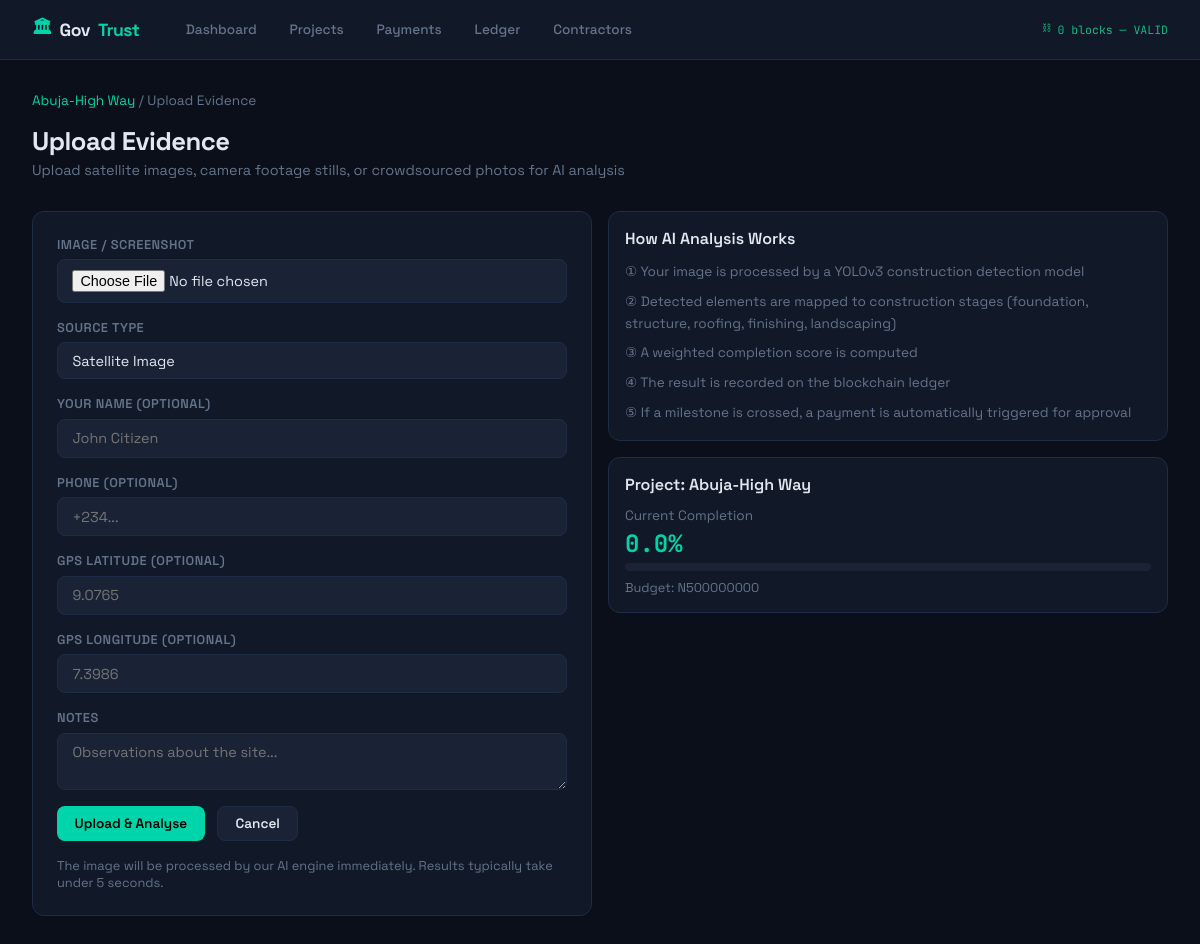
/monitoring/project/1/upload/, run on the app's committed database.
### projects/models.py (models this page shows, shortened)
class Project(models.Model):
    STATUS_CHOICES = [
        ('pending', 'Pending'),
        ('active', 'Active'),
        ('paused', 'Paused'),
        ('completed', 'Completed'),
        ('disputed', 'Disputed'),
    ]
    PROJECT_TYPES = [
        ('road', 'Road Construction'),
        ('bridge', 'Bridge'),
        ('school', 'School Building'),
        ('hospital', 'Hospital'),
        ('water', 'Water Infrastructure'),
        ('power', 'Power Infrastructure'),
        ('housing', 'Housing'),
        ('other', 'Other'),
    ]
    title = models.CharField(max_length=300)
    project_type = models.CharField(max_length=50, choices=PROJECT_TYPES)
    description = models.TextField()
    contractor = models.ForeignKey(Contractor, on_delete=models.PROTECT, related_name='projects')
    location_name = models.CharField(max_length=200)
    latitude = models.FloatField()
    longitude = models.FloatField()
    total_budget = models.DecimalField(max_digits=15, decimal_places=2)
    start_date = models.DateField()
    expected_end_date = models.DateField()
    actual_end_date = models.DateField(null=True, blank=True)
    status = models.CharField(max_length=20, choices=STATUS_CHOICES, default='pending')
    completion_percentage = models.FloatField(default=0.0)
    amount_paid = models.DecimalField(max_digits=15, decimal_places=2, default=0)
    satellite_reference_image = models.ImageField(upload_to='satellite/', null=True, blank=True)
    created_by = models.ForeignKey(User, on_delete=models.SET_NULL, null=True)
    created_at = models.DateTimeField(auto_now_add=True)
    updated_at = models.DateTimeField(auto_now=True)

### monitoring/views.py (the view, shortened to what this page needs)
# urls.py: path('project/<int:project_id>/upload/', views.upload_evidence, name='upload_evidence'),
def upload_evidence(request, project_id):
    project = get_object_or_404(Project, pk=project_id)
    return render(request, 'monitoring/upload_evidence.html', {'project': project})

### templates/monitoring/upload_evidence.html (shortened to what this page needs)
{% extends 'base.html' %}
{% block content %}
<div class="page-header">
  <div class="text-muted mb-2"><a href="{% url 'project_detail' project.pk %}">{{ project.title }}</a> / Upload Evidence</div>
  <h1>Upload Evidence</h1>
  <p>Upload satellite images, camera footage stills, or crowdsourced photos for AI analysis</p>
</div>
<div class="grid grid-2" style="align-items:start">
  <div class="card">
    <form method="post" enctype="multipart/form-data">{% csrf_token %}
      <div class="grid" style="gap:1rem;margin-bottom:1rem">
        <div class="form-group">
          <label>Image / Screenshot</label>
          <input type="file" name="image" class="form-control" accept="image/*" required id="img-input">
        </div>
        <div class="form-group">
          <label>Source Type</label>
          <select name="source" class="form-control">
            <option value="satellite">Satellite Image</option>
          </select>
        </div>
        <div class="form-group"><label>Your Name (optional)</label><input name="uploader_name" class="form-control" placeholder="John Citizen"></div>
        <div class="form-group"><label>Phone (optional)</label><input name="uploader_phone" class="form-control" placeholder="+234..."></div>
        <div class="form-group"><label>GPS Latitude (optional)</label><input name="gps_lat" type="number" step="any" class="form-control" placeholder="9.0765" id="lat-field"></div>
        <div class="form-group"><label>GPS Longitude (optional)</label><input name="gps_lng" type="number" step="any" class="form-control" placeholder="7.3986" id="lng-field"></div>
        <div class="form-group"><label>Notes</label><textarea name="notes" class="form-control" rows="2" placeholder="Observations about the site..."></textarea></div>
      </div>
      <div style="display:flex;gap:.75rem">
        <button type="submit" class="btn btn-primary">Upload & Analyse</button>
        <a href="{% url 'evidence_list' project.pk %}" class="btn btn-secondary">Cancel</a>
      </div>
      <div class="text-muted mt-2" style="font-size:.8rem">The image will be processed by our AI engine immediately. Results typically take under 5 seconds.</div>
    </form>
  </div>
  <div>
    <div class="card card-sm mb-2">
      <div style="font-weight:600;margin-bottom:.75rem">How AI Analysis Works</div>
      <div style="font-size:.85rem;color:var(--muted);line-height:1.6">
        <div style="margin-bottom:.5rem">&#9312; Your image is processed by a YOLOv3 construction detection model</div>
        <div style="margin-bottom:.5rem">&#9313; Detected elements are mapped to construction stages (foundation, structure, roofing, finishing, landscaping)</div>
        <div style="margin-bottom:.5rem">&#9314; A weighted completion score is computed</div>
        <div style="margin-bottom:.5rem">&#9315; The result is recorded on the blockchain ledger</div>
        <div>&#9316; If a milestone is crossed, a payment is automatically triggered for approval</div>
      </div>
    </div>
    <div class="card card-sm">
      <div style="font-weight:600;margin-bottom:.75rem">Project: {{ project.title }}</div>
      <div style="font-size:.85rem;color:var(--muted)">Current Completion</div>
      <div class="mono" style="font-size:1.5rem;color:var(--accent);font-weight:700;margin:.25rem 0">{{ project.completion_percentage|floatformat:1 }}%</div>
      <div class="progress-wrap"><div class="progress-bar green" style="width:{{ project.completion_percentage }}%"></div></div>
      <div style="font-size:.8rem;color:var(--muted);margin-top:.5rem">Budget: N{{ project.total_budget|floatformat:0 }}</div>
    </div>
  </div>
</div>
{% endblock %}

### templates/base.html (style rules this page uses)
:root { --bg: #0b0f1a; --surface: #111827; --surface2: #1a2236; --border: #1e2d45; --accent: #00d4aa; --accent2: #3b82f6; --warn: #f59e0b; --danger: #ef4444; --success: #10b981; --text: #e2e8f0; --muted: #64748b; --mono: 'JetBrains Mono', monospace; --sans: 'Space Grotesk', sans-serif; }
* { box-sizing: border-box; margin: 0; padding: 0; }
body { background: var(--bg); color: var(--text); font-family: var(--sans); min-height: 100vh; }
a { color: var(--accent); text-decoration: none; }
.page-header { margin-bottom: 2rem; }
.page-header h1 { font-size: 1.6rem; font-weight: 700; letter-spacing: -0.5px; }
.page-header p { color: var(--muted); margin-top: 0.25rem; font-size: 0.9rem; }
.card { background: var(--surface); border: 1px solid var(--border); border-radius: 12px; padding: 1.5rem; }
.card-sm { padding: 1rem; }
.grid { display: grid; gap: 1rem; }
.grid-2 { grid-template-columns: repeat(2, 1fr); }
.progress-wrap { background: var(--surface2); border-radius: 99px; height: 8px; overflow: hidden; }
.btn { display: inline-flex; align-items: center; gap: 0.4rem; padding: 0.5rem 1.1rem; border-radius: 8px; font-family: var(--sans); font-size: 0.85rem; font-weight: 600; cursor: pointer; border: none; transition: all 0.15s; }
.btn-primary { background: var(--accent); color: #000; }
.btn-secondary { background: var(--surface2); color: var(--text); border: 1px solid var(--border); }
.form-group { display: flex; flex-direction: column; gap: 0.4rem; }
.form-group label { font-size: 0.8rem; font-weight: 600; color: var(--muted); text-transform: uppercase; letter-spacing: 0.04em; }
.form-control { background: var(--surface2); border: 1px solid var(--border); color: var(--text); padding: 0.6rem 0.9rem; border-radius: 8px; font-family: var(--sans); font-size: 0.9rem; width: 100%; transition: border-color 0.15s; }
select.form-control { appearance: none; cursor: pointer; }
.mono { font-family: var(--mono); font-size: 0.82rem; }
.mt-2 { margin-top: 1rem; }
.mb-2 { margin-bottom: 1rem; }
.text-muted { color: var(--muted); font-size: 0.85rem; }

### data on the page
Project: title "Abuja-High Way", completion_percentage "0.0", total_budget "500000000"
